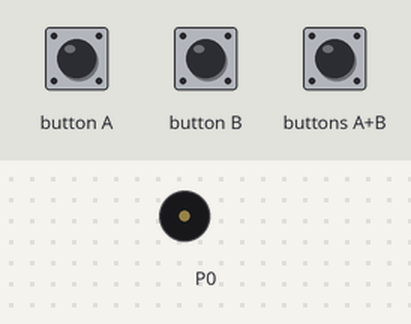
Recording of a program running on a simulated BBC micro:bit (MakeCode). On the bench: buzzer (waves = sounding). Inputs (shaded band) come from the test bench.

Above: at 1.2 s.
1.3 s: button A pressed for 0.15 s
At 1.8 s:
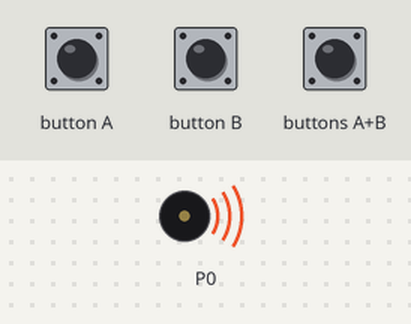
Timing chart, 0 to 4.3 s (numbered marks = the images above; inputs shaded):
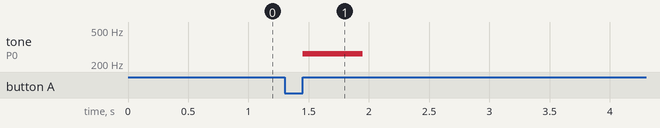

The program:

main.ts
```typescript
input.onGesture(Gesture.ScreenDown, function () {
    music.playTone(988, music.beat(BeatFraction.Whole))
})
input.onButtonPressed(Button.A, function () {
    music.playTone(262, music.beat(BeatFraction.Whole))
    basic.pause(100)
})
input.onGesture(Gesture.TiltRight, function () {
    music.playTone(131, music.beat(BeatFraction.Whole))
})
input.onButtonPressed(Button.AB, function () {
    music.playTone(587, music.beat(BeatFraction.Whole))
    basic.pause(100)
})
input.onButtonPressed(Button.B, function () {
    music.playTone(349, music.beat(BeatFraction.Whole))
    basic.pause(100)
})
input.onGesture(Gesture.TiltLeft, function () {
    music.playTone(196, music.beat(BeatFraction.Whole))
})
music.setVolume(100)
```

test.ts
```typescript
// tests gaan hier; deze zal niet worden gecompileerd wanneer dit pakket wordt gebruikt als extensie.
```

Measured:
- after the input at 1.3 s, tone on P0: silent → 262 Hz after 0.15 s, → silent 0.50 s later
